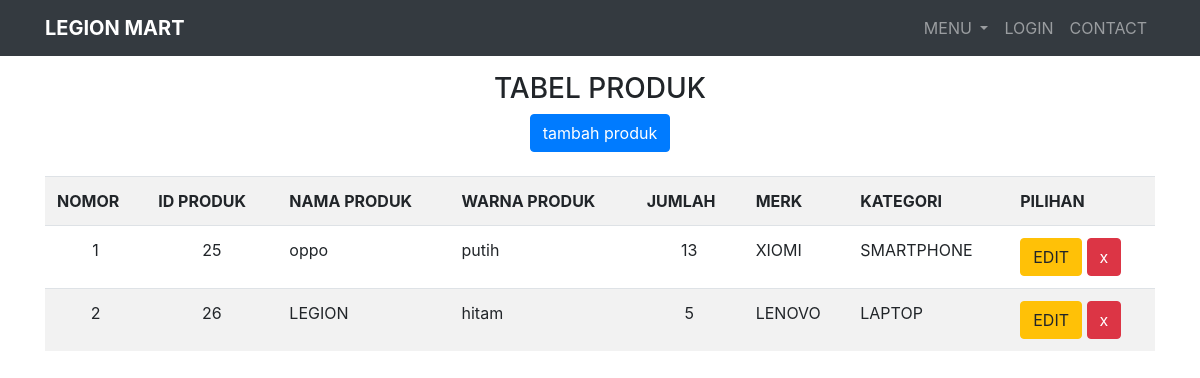
/produk.php, run on the app's committed database.
### tables this page shows
CREATE TABLE `produk` (
  `id_produk` int(11) NOT NULL,
  `nama_produk` varchar(50) NOT NULL,
  `warna` varchar(10) NOT NULL,
  `jumlah` int(11) NOT NULL,
  `id_merk` int(11) NOT NULL,
  `id_kategori` int(11) NOT NULL
);

CREATE TABLE `merk` (
  `id_merk` int(11) NOT NULL,
  `nama_merk` varchar(50) NOT NULL
);

CREATE TABLE `kategori_produk` (
  `id_kategori` int(11) NOT NULL,
  `nama_kategori` varchar(52) NOT NULL
);

### produk.php (the view, shortened to what this page needs)
<?php
    include 'header.php';
    include 'koneksi.php';
    $query = mysqli_query($db, "SELECT * FROM produk INNER JOIN kategori_produk ON produk.id_kategori=kategori_produk.id_kategori INNER JOIN merk ON produk.id_merk=merk.id_merk");
    $produkk = mysqli_fetch_all($query, MYSQLI_ASSOC);
?>
<!DOCTYPE html>
<html lang="en">
<head>
</head>
<body>
    <br><br><br>
    <center>
        <h3>TABEL PRODUK</h3>
        <a class="btn btn-primary" href="add_produk.php">tambah produk</a><br><br>
        <div class="container">
            <table class="table table-striped">
                <tr>
                    <th>NOMOR</th>
                    <th>ID PRODUK</th>
                    <th>NAMA PRODUK</th>
                    <th>WARNA PRODUK</th>
                    <th>JUMLAH</th>
                    <th>MERK</th>
                    <th>KATEGORI</th>
                    <th>PILIHAN</th>
                </tr>
                <?php $i=1; ?>
                <?php foreach($produkk as $row) :?>
                    <tr>
                        <td class="text-center"><?= $i; ?></td>
                        <td class="text-center"><?= $row['id_produk'] ?></td>
                        <td><?= $row['nama_produk'] ?></td>
                        <td><?= $row['warna'] ?></td>
                        <td class="text-center"><?= $row['jumlah'] ?></td>
                        <td><?= $row['nama_merk'] ?></td>
                        <td><?= $row['nama_kategori'] ?></td>
                        <td>
                            <a class="btn btn-warning" href="edit_produk.php?id_produk=<?= $row['id_produk']; ?>">EDIT</a>
                            <a class="btn btn-danger" href="produk.php?hapus=<?= $row['id_produk']; ?>">x</a>
                        </td>
                    </tr>
                <?php $i++; ?>
                <?php endforeach; ?>
            </table>
        </div>
    </center>
</body>
</html>

### data on the page
produk: id_produk "25", nama_produk "oppo", warna "putih", jumlah "13", id_merk.nama_merk "XIOMI", id_kategori.nama_kategori "SMARTPHONE"
produk: id_produk "26", nama_produk "LEGION", warna "hitam", jumlah "5", id_merk.nama_merk "LENOVO", id_kategori.nama_kategori "LAPTOP"
